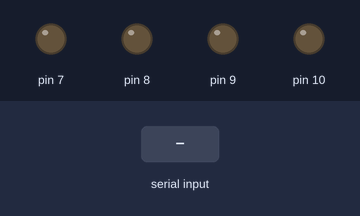
The sketch below on a simulated Arduino Uno, built with avr-gcc and run on an emulated ATmega328P. Shown: output pins drawn as LEDs (lit = HIGH). The inputs (shaded band) are chosen by the test bench.

Above: at 1.2 s.
1.3 s: "f" received over Serial
At 2.1 s:
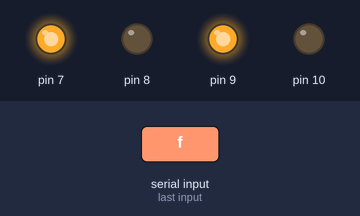
2.8 s: "b" received over Serial
At 3.3 s:
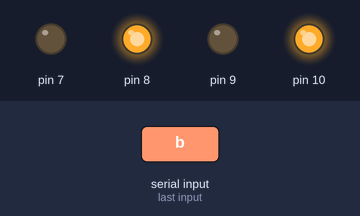
4.3 s: "l" received over Serial
At 5.5 s:
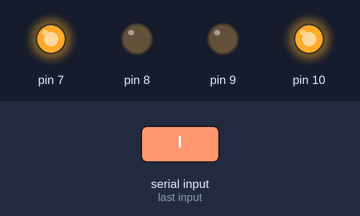
5.8 s: "r" received over Serial
At 6.8 s:
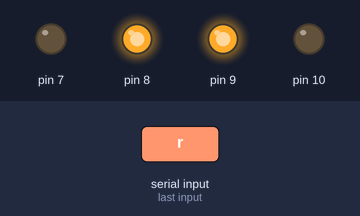
7.3 s: "s" received over Serial
At 7.9 s:
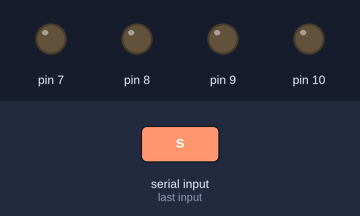
Timing chart, 0 to 9.8 s (numbered marks = the images above; inputs shaded):
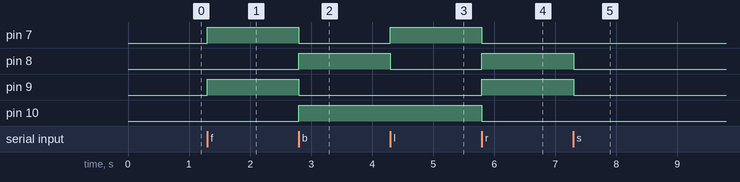

Measured:
- after the input at 1.3 s, pin 7, pin 9: LOW → HIGH at once
- after the input at 2.8 s, pin 7, pin 9: HIGH → LOW at once; pin 8, pin 10: LOW → HIGH at once
- after the input at 4.3 s, pin 7: LOW → HIGH at once; pin 8: HIGH → LOW at once
- after the input at 5.8 s, pin 7, pin 10: HIGH → LOW at once; pin 8, pin 9: LOW → HIGH at once
- after the input at 7.3 s, pin 8, pin 9: HIGH → LOW at once

The sketch:

che.ino
```cpp
void setup()
{
 pinMode(7,OUTPUT);
 pinMode(8,OUTPUT);
 pinMode(9,OUTPUT);
 pinMode(10,OUTPUT);
 Serial.begin(9600);

}
int income;
void loop()
{
  if(Serial.available()>0){
    income=Serial.read();
  }
  switch(income){
    case 'f':
         forward();
    break;
    case 'b':
         backward();
    break;
    case 'l':
         left();
    break;
    case 'r':
         right();
    break;
    case 's':
         stop();
    break;
  }}

   void forward(){
    digitalWrite(7,HIGH);
    digitalWrite(8,LOW);
    digitalWrite(9,HIGH);
    digitalWrite(10,LOW);
  }
   void backward(){
    digitalWrite(8,HIGH);
    digitalWrite(7,LOW);
    digitalWrite(10,HIGH);
    digitalWrite(9,LOW);
  }
   void left(){
    digitalWrite(7,HIGH);
    digitalWrite(8,LOW);
    digitalWrite(10,HIGH);
    digitalWrite(9,LOW);
  }
   void right(){
    digitalWrite(8,HIGH);
    digitalWrite(7,LOW);
    digitalWrite(9,HIGH);
    digitalWrite(10,LOW);
  }
   void stop(){
    digitalWrite(7,LOW);
    digitalWrite(8,LOW);
    digitalWrite(9,LOW);
    digitalWrite(10,LOW);
  }  
```
